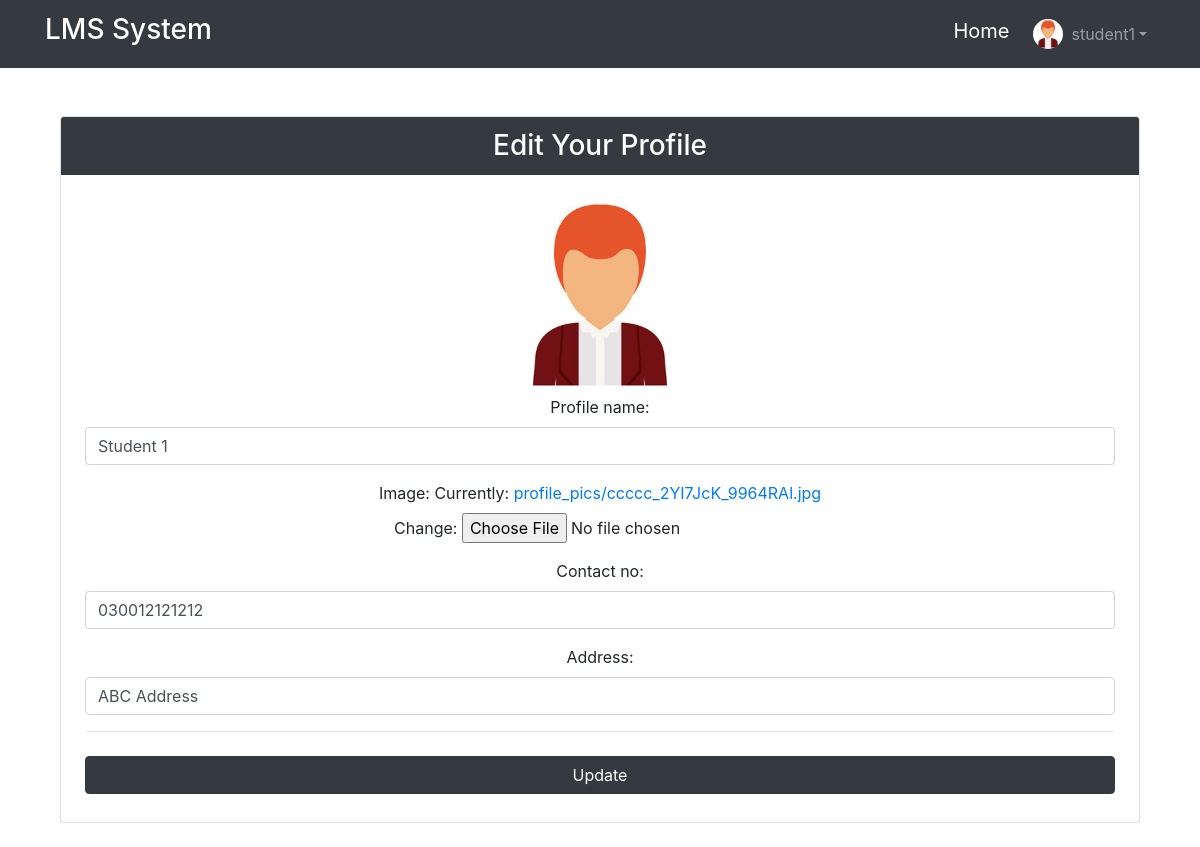
The page /profile-edit/ (signed in) on the database its author committed.
### custom_users/models.py (models this page shows, shortened)
class Profile(models.Model):
    user = models.OneToOneField(User, on_delete=models.CASCADE, related_name='customer_profile')
    profile_name = models.CharField(max_length=250)
    image = models.ImageField(default='default.jpg', upload_to='profile_pics')
    contact_no = models.CharField(max_length=20, blank=True, null=True)
    address = models.CharField(max_length=150, blank=True, null=True)
    admin = models.BooleanField(default=False)
    staff = models.BooleanField(default=False)
    class Meta:
        verbose_name_plural = 'Profiles'

### custom_users/views.py (the view, shortened to what this page needs)
# urls.py: path('profile-edit/', profile_edit, name='profile-edit'),
@login_required()
def profile_edit(request, template_name='account/custom_users/profile_edit.html'):
    existing_profile = get_object_or_404(Profile, user=request.user)
    profile_form = ProfileUpdateForm(instance=existing_profile)
    context = {
        'profile_form': profile_form,
        'existing_profile': existing_profile,
        }
    return render(request, template_name, context)

### custom_users/forms.py
class ProfileUpdateForm(forms.ModelForm):
    class Meta:
        model = Profile
        fields = ['profile_name', 'image', 'contact_no', 'address']
        widgets = {
            'profile_name': TextInput(attrs={'class': 'form-control'}),
            'contact_no': TextInput(attrs={'class': 'form-control'}),
            'address': TextInput(attrs={'class': 'form-control'}),
        }

### templates/account/custom_users/profile_edit.html (shortened to what this page needs)
{% extends 'base.html' %}
{% block content %}
<div class="login-bg inner-content pb-4">
    <div class="container">
        <div class="card-width">
            <div class="card log-bo text-center">
                <div class="card-header bg-dark text-center py-">
                    <h3 class="text-white mb-0 text-capitalize">Edit Your Profile</h3>
                </div>
                <div class="card-body px-4">
                    <form class="login" method="post" enctype="multipart/form-data">
                        <img src="{{ existing_profile.image.url }}" alt="image" height="200" width="200">
                        {{profile_form.as_p}}
                        <hr>
                        <button type="submit" class="btn btn-dark login-bt w-100 my-2">Update</button>
                    </form>
                </div>
            </div>
        </div>
    </div>
</div>
{% endblock %}

### templates/base.html (shortened to what this page needs)
{% load static %}
<!DOCTYPE html>
<html>
<head>
	<link rel="stylesheet" href="https://stackpath.bootstrapcdn.com/bootstrap/4.5.2/css/bootstrap.min.css">
</head>
<body>
	<nav class="navbar navbar-expand-lg navbar-dark bg-dark">
		<div class="container">
			<a class="navbar-brand" href="{% url 'home' %}"><h3>LMS System</h3></a>
			<div class="collapse navbar-collapse" id="navbarSupportedContent">
				<ul class="navbar-nav ml-auto">
					<li class="nav-item">
						<a class="navbar-brand" href="http://127.0.0.1:8000/">Home</a>
					</li>
					{% if user.is_authenticated %}
					<li class="nav-item dropdown user-profile">
						<a class="nav-link dropdown-toggle d-flex align-items-center" href="#" role="button"
							data-toggle="dropdown" aria-haspopup="true" aria-expanded="false">
							<img src="{{ user.customer_profile.image.url }}" alt="{{ user.username }}" class="rounded-circle"
								style="width: 30px; height: 30px;">
							<span class="ml-2">{{ user.username }}</span>
						</a>
					</li>
					{% endif %}
				</ul>
			</div>
		</div>
	</nav>
	<br><br>
	<div class="container">
		{% block content %} {% endblock %}
	</div>
</body>
</html>

### rows shown on the page
Profile: image (picture), profile_name "Student 1", contact_no "030012121212", address "ABC Address"

### other values the page prints
{{ user.username }} "student1"
